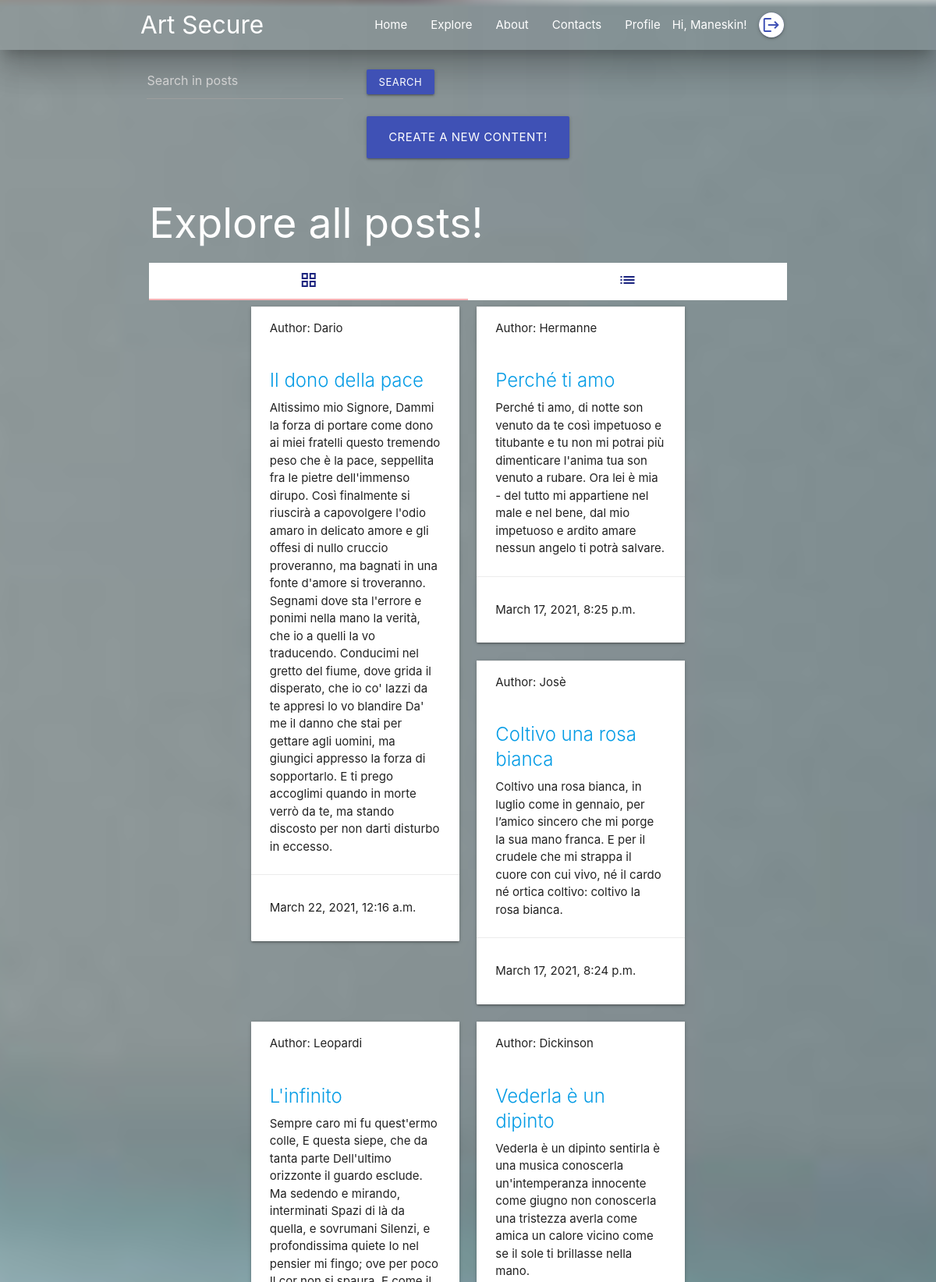
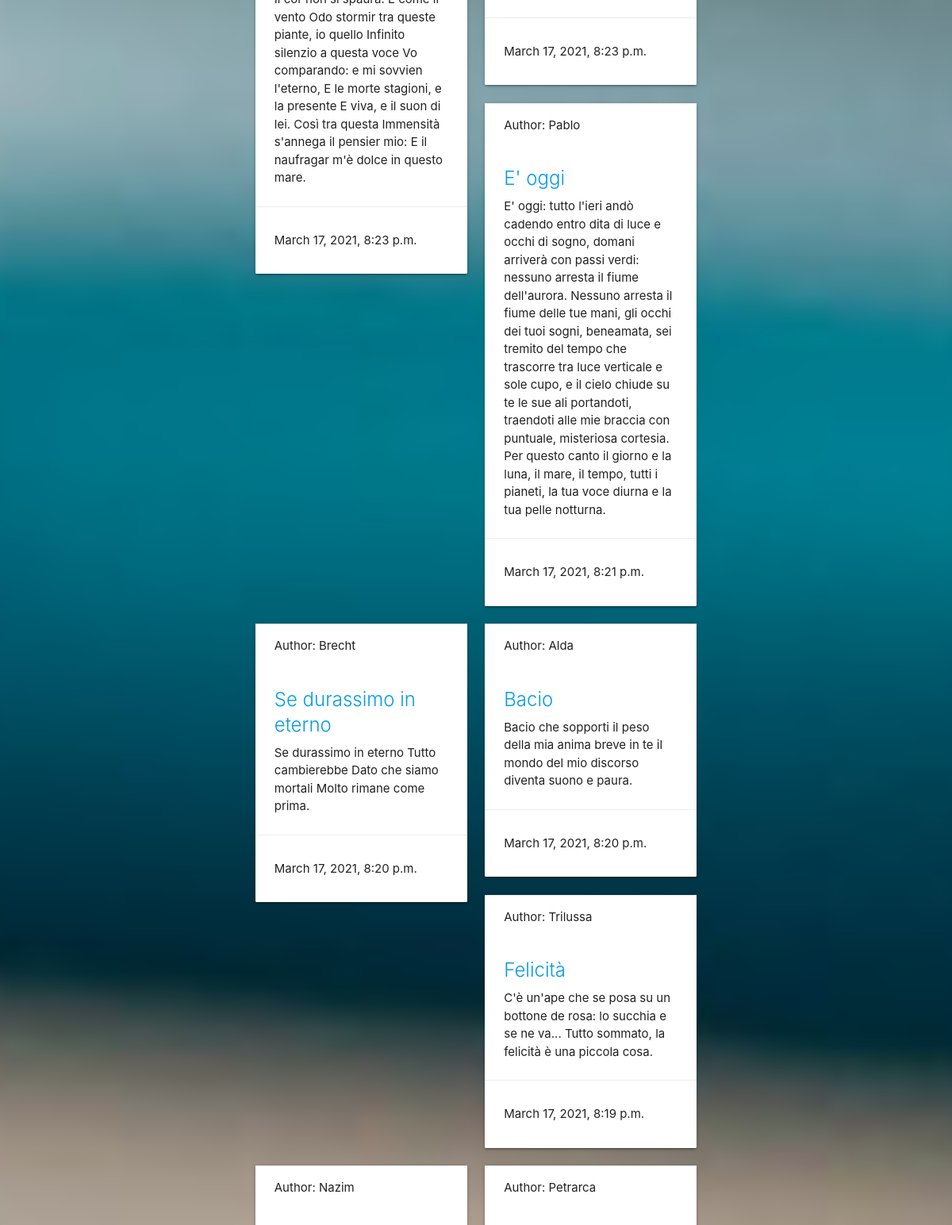
The app's page /posts/ (signed in, upper part) with its own data (2 pictures, top to bottom).
### api/models.py (models this page shows, shortened)
class Post(models.Model):
	user = models.ForeignKey(User, on_delete=models.CASCADE)
	datetime = models.DateTimeField('Date published', default=timezone.now)
	title = models.CharField(max_length=120, default=None)
	composition = models.TextField()
	address = models.CharField(max_length=66, default=None, null=True)
	hash = models.CharField(max_length=32, default=None, null=True)
	txId = models.CharField(max_length=66, default=None, null=True)

### api/views.py (the view, shortened to what this page needs)
# urls.py: path('posts/', posts_list_view, name='posts-list-view'),
@login_required()
def posts_list_view(request):
	posts = Post.objects.filter().order_by('-datetime')
	counting = 0
	search = False
	query = request.GET.get('q')
	context = {'posts': posts,
			   'counting': counting,
			   'search': search,
			   }
	return render(request, 'api/api_list_post.html', context)

### api/templates/api/api_list_post.html (shortened to what this page needs)
{% extends 'base.html' %}
{% block content %}
<header>
  {% include 'navbar.html' %}
    <div class="container white-text">
        <form action="" method="GET">
            <input class="white-text" type="text" name="q" placeholder="Search in posts" value="{{ request.GET.q }}" style="width: 30%;
            margin-left:1%;"/>
            <input class="btn-small indigo" type="submit" value="Search" style="margin: 25px;"/>
        </form>
    </div>
    <div class="container center">
        <a class="btn-large indigo" style="margin: 3px;" href="{% url 'posts-new-view' %}" name="new-post">Create a new content!</a>
    </div>
    <section class="container section scrollspy" id="services">
      <div class="row">
        <div class="col s12 l12">
            <h2 class="white-text">Explore all posts!</h2>
        </div>
        <div class="col s12 l12">
            <ul class="tabs">
              <li class="tab col s6">
                <a href="#cards" class="indigo-text text-darken-4">
                    <i class="material-icons" style="margin-top:10px;">grid_view</i>
                </a>
              </li>
              <li class="tab col s6">
                <a href="#table" class="indigo-text text-darken-4">
                    <i class="material-icons" style="margin-top:10px;">list</i>
                </a>
              </li>
            </ul>
            <div class="col s12 l12" id="cards">
                <div class="container">
                    <div class="row">
                    {% for post in posts %}
                        <div class="col s12 m6">
                          <div class="card white">
                            <div class="card-action ">
                              Author: {{ post.user }}</a>
                            </div>
                            <div class="card-content">
                              <span class="card-title"><a href="{% url 'posts-detail-view' id=post.id %}">{{ post.title }}</a></span>
                              <p>{{ post.composition }}</p>
                            </div>
                            <div class="card-action ">
                              <p class="">{{ post.datetime }}</p>
                            </div>
                          </div>
                        </div>
                    {% endfor %}
                    </div>
                </div>
            </div>
        </div>
      </div>
    </section>
</header>
{% endblock %}

### templates/navbar.html (shortened to what this page needs)
<nav class="nav-wraper transparent z-depth-5">
  <div class="container">
    <a href="/" class="brand-logo">Art Secure</a>
    <ul class="right hide-on-med-and-down hide-on-large">
      <li><a href="/">Home</a></li>
      <li><a href="/posts">Explore</a></li>
      <li><a href="/#about">About</a></li>
      <li><a href="/#contact">Contacts</a></li>
      {% if user.is_authenticated %}
        <li><a href="/user/{{ user.id }}">Profile</a></li>
        <li>Hi, {{ request.user }}!</li>
        <li><a href="/logout" class="tooltipped btn-floating btn-small indigo darken-3" data-tooltip="Logout">
            <i class="material-icons white indigo-text">logout</i>
        </a></li>
      {% else %}
        <li><a href="/register">Sign up</a></li>
        <li><a href="/login">Login</a></li>
      {% endif %}
    </ul>
  </div>
</nav>

### templates/base.html (style rules this page uses)
header { background: url(../static/images/background-artsecure.jpg); background-size: cover; background-position: center; min-height: 600px; }

### records on screen
Post: user "Dario", title "Il dono della pace", composition "Altissimo mio Signore, Dammi la forza di portare come dono ai miei fratelli questo tremendo peso che è la pace, seppellita fra le pietre dell'immenso dirupo. Così finalmente si riuscirà a capovolgere l'odio amaro in delicato amore e gli offesi di nullo cruccio proveranno, ma bagnati in una fonte d'amore si troveranno. Segnami dove sta l'errore e ponimi nella mano la verità, che io a quelli la vo traducendo. Conducimi nel gretto del fiume, dove grida il disperato, che io co' lazzi da te appresi lo vo blandire Da' me il danno che stai per gettare agli uomini, ma giungici appresso la forza di sopportarlo. E ti prego accoglimi quando in morte verrò da te, ma stando discosto per non darti…", datetime "March 22, 2021, 12:16 a.m."
Post: user "Hermanne", title "Perché ti amo", composition "Perché ti amo, di notte son venuto da te così impetuoso e titubante e tu non mi potrai più dimenticare l'anima tua son venuto a rubare. Ora lei è mia - del tutto mi appartiene nel male e nel bene, dal mio impetuoso e ardito amare nessun angelo ti potrà salvare.", datetime "March 17, 2021, 8:25 p.m."
Post: user "Josè", title "Coltivo una rosa bianca", composition "Coltivo una rosa bianca, in luglio come in gennaio, per l’amico sincero che mi porge la sua mano franca. E per il crudele che mi strappa il cuore con cui vivo, né il cardo né ortica coltivo: coltivo la rosa bianca.", datetime "March 17, 2021, 8:24 p.m."
Post: user "Leopardi", title "L'infinito", composition "Sempre caro mi fu quest'ermo colle, E questa siepe, che da tanta parte Dell'ultimo orizzonte il guardo esclude. Ma sedendo e mirando, interminati Spazi di là da quella, e sovrumani Silenzi, e profondissima quiete Io nel pensier mi fingo; ove per poco Il cor non si spaura. E come il vento Odo stormir tra queste piante, io quello Infinito silenzio a questa voce Vo comparando: e mi sovvien l'eterno, E le morte stagioni, e la presente E viva, e il suon di lei. Così tra questa Immensità s'annega il pensier mio: E il naufragar m'è dolce in questo mare.", datetime "March 17, 2021, 8:23 p.m."
Post: user "Dickinson", title "Vederla è un dipinto", composition "Vederla è un dipinto sentirla è una musica conoscerla un'intemperanza innocente come giugno non conoscerla una tristezza averla come amica un calore vicino come se il sole ti brillasse nella mano.", datetime "March 17, 2021, 8:23 p.m."
Post: user "Pablo", title "E' oggi", composition "E' oggi: tutto l'ieri andò cadendo entro dita di luce e occhi di sogno, domani arriverà con passi verdi: nessuno arresta il fiume dell'aurora. Nessuno arresta il fiume delle tue mani, gli occhi dei tuoi sogni, beneamata, sei tremito del tempo che trascorre tra luce verticale e sole cupo, e il cielo chiude su te le sue ali portandoti, traendoti alle mie braccia con puntuale, misteriosa cortesia. Per questo canto il giorno e la luna, il mare, il tempo, tutti i pianeti, la tua voce diurna e la tua pelle notturna.", datetime "March 17, 2021, 8:21 p.m."
Post: user "Brecht", title "Se durassimo in eterno", composition "Se durassimo in eterno Tutto cambierebbe Dato che siamo mortali Molto rimane come prima.", datetime "March 17, 2021, 8:20 p.m."
Post: user "Alda", title "Bacio", composition "Bacio che sopporti il peso della mia anima breve in te il mondo del mio discorso diventa suono e paura.", datetime "March 17, 2021, 8:20 p.m."
Post: user "Trilussa", title "Felicità", composition "C'è un'ape che se posa su un bottone de rosa: lo succhia e se ne va... Tutto sommato, la felicità è una piccola cosa.", datetime "March 17, 2021, 8:19 p.m."
Post: user "Nazim"
Post: user "Petrarca"

### other values on screen
{{ request.user }} "Maneskin"
